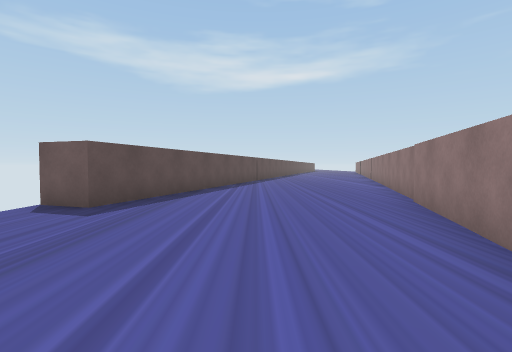
view 1 (above)

14 first-person views from a walk through a scene from a Unity 3-D project. The camera is 0.62 m above the floor, tilts 2° down and sees 85° across. The floor is counted in squares, 1 m on a side. Each view is taken from the middle of a square. On the plan, view 1 faces up. The plan holds only what a view shows up to about 9 squares ahead; the rest is blank. The place goes on beyond the plan. The player character is not drawn.

view 2
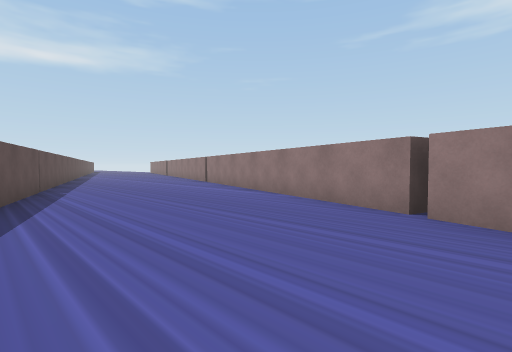

view 3
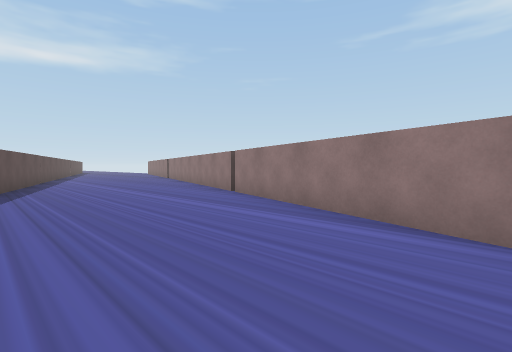

view 4
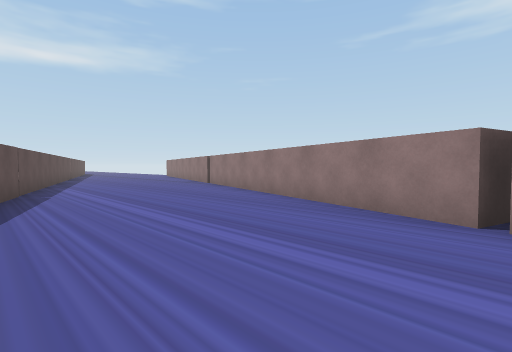

view 5
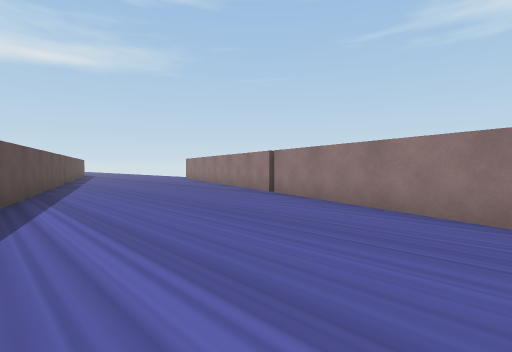

view 6
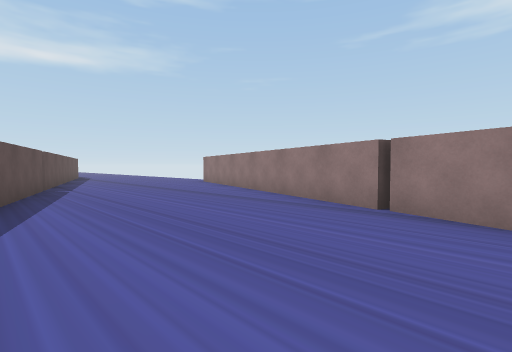

view 7
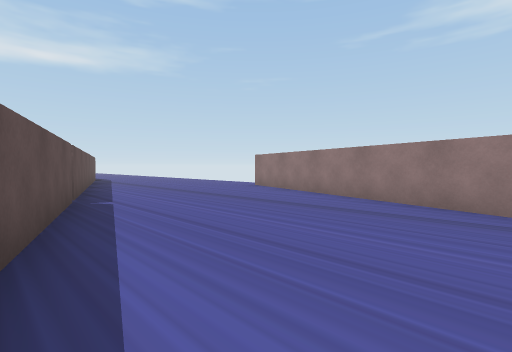

view 8
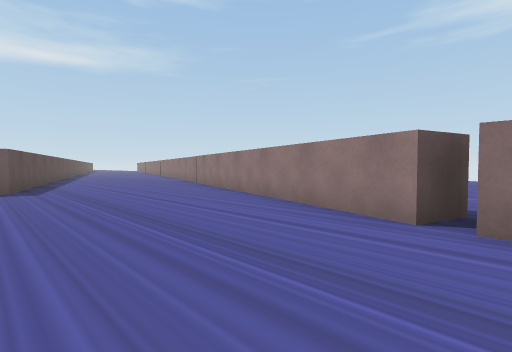

view 9
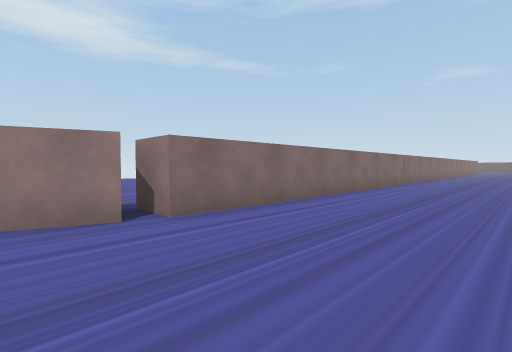

view 10
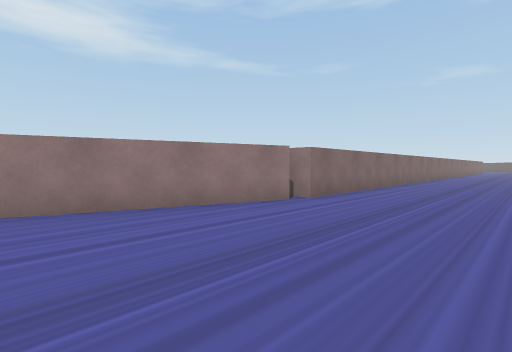

view 11
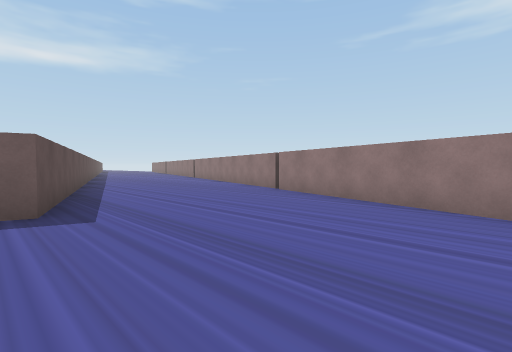

view 12
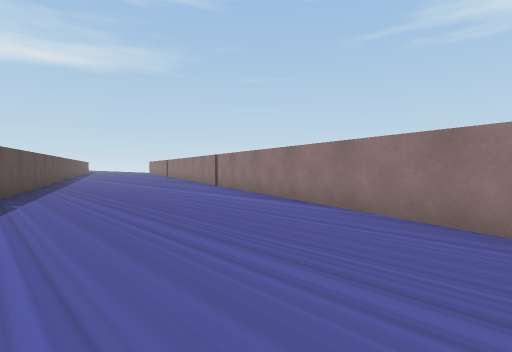

view 13
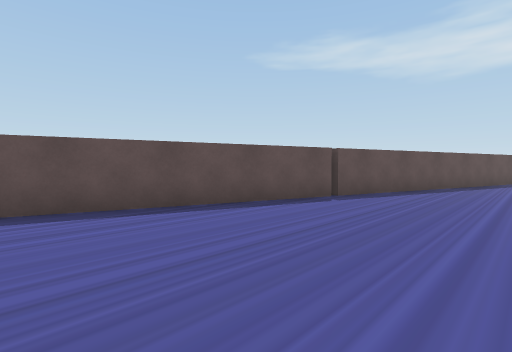

view 14
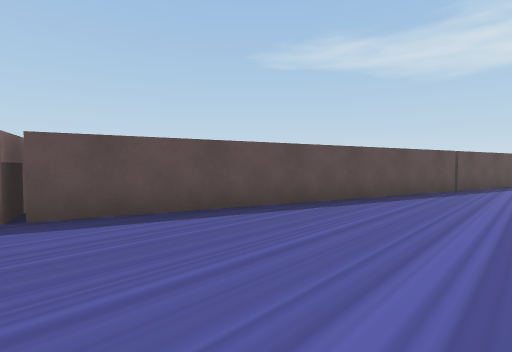

### Floor plan
Points are (right, up) in squares from view 1. A wall is a line through its corners. A room is listed if a view was taken in it or the views show most of it. See-through windows are left out.
Room 1 (views 1, 2, 3, 4, 5, 6, 7, 8, 9, 10, 11, 12, 13, 14)
walls: (6.2, 13.2) (5.5, 13.4) (10, 27.5); (0.3, -3.1) (5.5, 13.2); (4.9, 27.6) (-2.5, 4.2) (-3.5, 4.5); (0.1, -9.5) (0.1, -3.6) (1.1, -3.6)

Where each view was taken, in squares from view 1:
view 1: 0 up, 0 right, facing up
view 2: 4 up, 1 left, facing up-right
view 3: 8 up, 1 right, facing up-right
view 4: 13 up, 2 right, facing up-right
view 5: 17 up, 3 right, facing up-right
view 6: 20 up, 4 right, facing up-right
view 7: 23 up, 4 right, facing up-right
view 8: 4 down, 3 left, facing up-right
view 9: 2 down, 3 left, facing down-right
view 10: 1 up, 3 left, facing down-right
view 11: 0 up, 3 left, facing up-right
view 12: 6 up, 0 right, facing up-right
view 13: 7 up, 3 right, facing up-left
view 14: 12 up, 4 right, facing up-left
